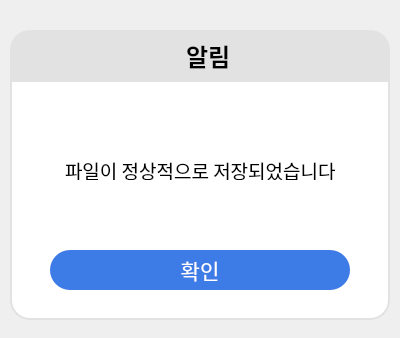
<?xml version="1.0" encoding="UTF-8"?>
<ui version="4.0">
 <class>Dialog</class>
 <widget class="QDialog" name="Dialog">
  <property name="geometry">
   <rect>
    <x>0</x>
    <y>0</y>
    <width>400</width>
    <height>338</height>
   </rect>
  </property>
  <property name="windowTitle">
   <string>Progressing...</string>
  </property>
  <widget class="QLabel" name="label_32">
   <property name="geometry">
    <rect>
     <x>10</x>
     <y>80</y>
     <width>380</width>
     <height>240</height>
    </rect>
   </property>
   <property name="styleSheet">
    <string notr="true">background-color: rgb(255, 255, 255);
border-bottom-right-radius: 20px;
border-bottom-left-radius: 20px;
border: 2px solid #E2E2E2;</string>
   </property>
   <property name="text">
    <string/>
   </property>
  </widget>
  <widget class="QPushButton" name="okBtn_warning_step1">
   <property name="geometry">
    <rect>
     <x>50</x>
     <y>250</y>
     <width>300</width>
     <height>40</height>
    </rect>
   </property>
   <property name="font">
    <font>
     <family>나눔스퀘어 Bold</family>
     <pointsize>16</pointsize>
    </font>
   </property>
   <property name="cursor">
    <cursorShape>PointingHandCursor</cursorShape>
   </property>
   <property name="styleSheet">
    <string notr="true">color: white;
background-color: #3D7BE6;
border-radius: 20px;</string>
   </property>
   <property name="text">
    <string>확인</string>
   </property>
  </widget>
  <widget class="QLabel" name="label">
   <property name="geometry">
    <rect>
     <x>10</x>
     <y>30</y>
     <width>380</width>
     <height>50</height>
    </rect>
   </property>
   <property name="font">
    <font>
     <family>나눔스퀘어 Bold</family>
     <pointsize>18</pointsize>
     <weight>75</weight>
     <bold>true</bold>
    </font>
   </property>
   <property name="styleSheet">
    <string notr="true">background-color: #E2E2E2;
border-top-right-radius: 20px;
border-top-left-radius: 20px;
border: 2px solid #E2E2E2;</string>
   </property>
   <property name="text">
    <string>   알림</string>
   </property>
   <property name="alignment">
    <set>Qt::AlignCenter</set>
   </property>
  </widget>
  <widget class="QLabel" name="label_2">
   <property name="geometry">
    <rect>
     <x>145</x>
     <y>41</y>
     <width>30</width>
     <height>30</height>
    </rect>
   </property>
   <property name="text">
    <string/>
   </property>
   <property name="pixmap">
    <pixmap>icons/complete.png</pixmap>
   </property>
   <property name="scaledContents">
    <bool>true</bool>
   </property>
  </widget>
  <widget class="QLabel" name="label_3">
   <property name="geometry">
    <rect>
     <x>65</x>
     <y>160</y>
     <width>270</width>
     <height>20</height>
    </rect>
   </property>
   <property name="font">
    <font>
     <family>나눔스퀘어</family>
     <pointsize>14</pointsize>
    </font>
   </property>
   <property name="text">
    <string>파일이 정상적으로 저장되었습니다.</string>
   </property>
  </widget>
 </widget>
 <resources/>
 <connections/>
</ui>
